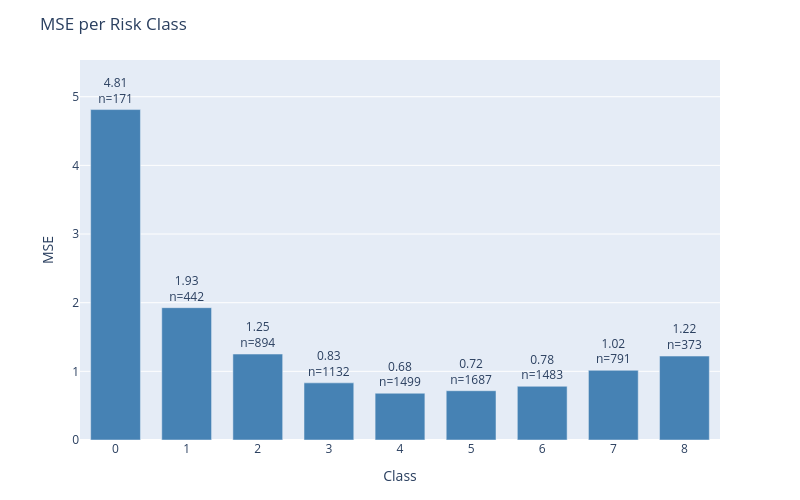

This figure's notebook cell:
### Code cell
plot_error_by_group(
    df=results_test,
    y_true_col='actual',
    y_pred_col='prediction',
    group_by='class',
    metric='mse',
    title='MSE per Risk Class'
)

### Figure 1 — Plotly figure (JSON) as saved in the notebook; plotly's stock layout.template omitted (floating-point values rounded to 4 significant figures)
{"data": [{"marker": {"color": "steelblue"}, "text": ["4.81<br>n=171", "1.93<br>n=442", "1.25<br>n=894", "0.83<br>n=1132", "0.68<br>n=1499", "0.72<br>n=1687", "0.78<br>n=1483", "1.02<br>n=791", "1.22<br>n=373"], "textposition": "outside", "type": "bar", "x": ["0", "1", "2", "3", "4", "5", "6", "7", "8"], "y": [4.813, 1.928, 1.252, 0.8322, 0.6811, 0.7178, 0.7822, 1.015, 1.223]}], "layout": {"bargap": 0.3, "height": 500, "margin": {"b": 60, "t": 60}, "title": {"text": "MSE per Risk Class"}, "uniformtext": {"minsize": 8, "mode": "hide"}, "width": 800, "xaxis": {"title": {"text": "Class"}}, "yaxis": {"range": [0, 5.535], "title": {"text": "MSE"}}}}
